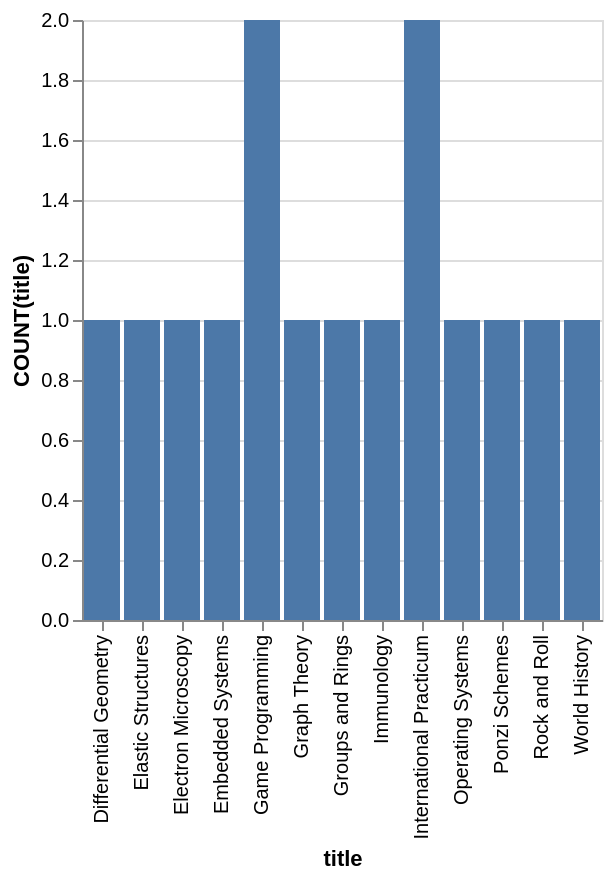

Vega-Lite specification stored for this chart:
### Vega-Lite specification from a JSON file in a GitHub repository (floating-point values rounded to 4 significant figures)
{"data": {"values": [{"x_data": "Differential Geometry", "y_data": 1}, {"x_data": "Elastic Structures", "y_data": 1}, {"x_data": "Electron Microscopy", "y_data": 1}, {"x_data": "Embedded Systems", "y_data": 1}, {"x_data": "Game Programming", "y_data": 2}, {"x_data": "Graph Theory", "y_data": 1}, {"x_data": "Groups and Rings", "y_data": 1}, {"x_data": "Immunology", "y_data": 1}, {"x_data": "International Practicum", "y_data": 2}, {"x_data": "Operating Systems", "y_data": 1}, {"x_data": "Ponzi Schemes", "y_data": 1}, {"x_data": "Rock and Roll", "y_data": 1}, {"x_data": "World History", "y_data": 1}]}, "mark": "bar", "encoding": {"x": {"field": "x_data", "type": "nominal", "title": "title", "sort": "ascending"}, "y": {"field": "y_data", "type": "quantitative", "title": "COUNT(title)"}}}
